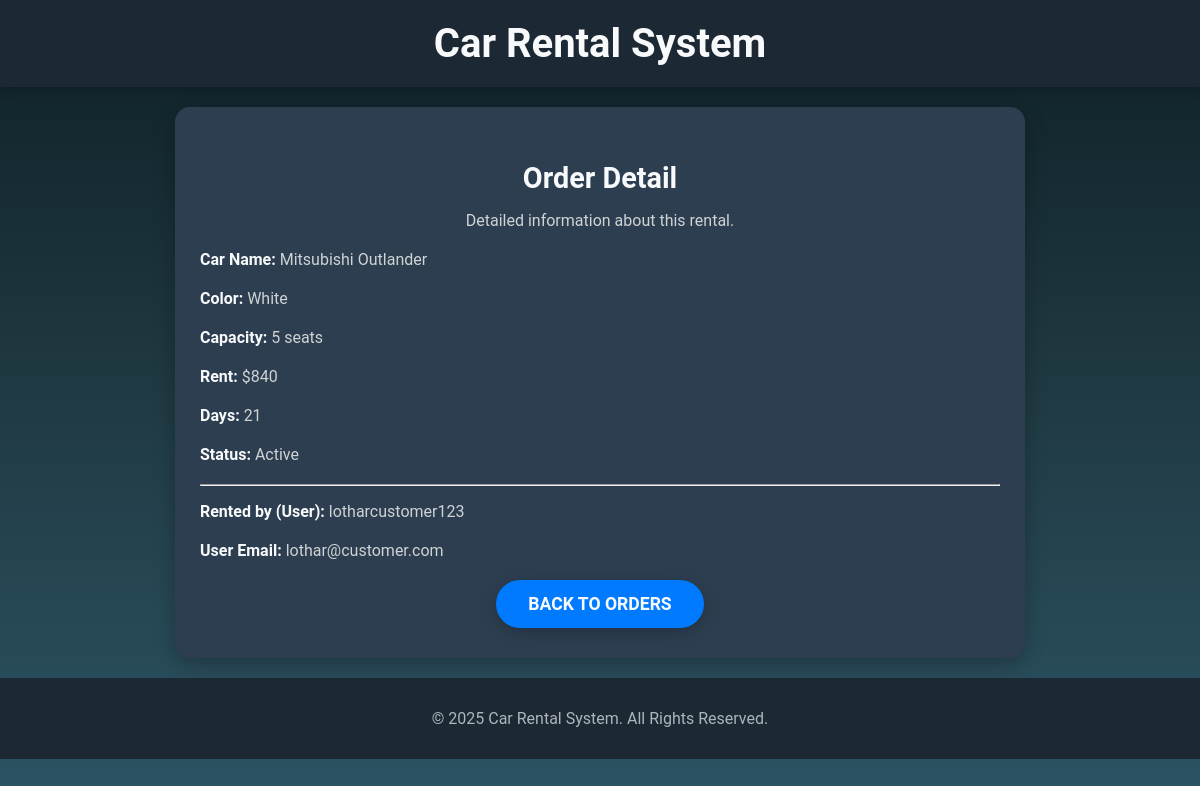
The app's page /customer_portal/order_detail/9/ (signed in) with its own data.
### customer_portal/models.py (models this page shows)
class Orders(models.Model):
    user = models.ForeignKey(User, on_delete=models.CASCADE)
    car_dealer = models.ForeignKey(CarDealer, on_delete=models.CASCADE)
    rent = models.CharField(max_length=8)
    vehicle = models.ForeignKey(
        Vehicles,
        on_delete=models.SET_NULL,  # Zmiana z PROTECT na SET_NULL
        null=True,
        blank=True  # Opcjonalne, pozwala na pozostawienie pola pustego w formularzach
    )
    days = models.CharField(max_length=3)
    is_complete = models.BooleanField(default=False)

### car_dealer_portal/models.py (models this page shows, shortened)
class Vehicles(models.Model):
    car_name = models.CharField(max_length=20)
    color = models.CharField(max_length=10)
    dealer = models.ForeignKey(CarDealer, on_delete=models.PROTECT)
    area = models.ForeignKey(Area, on_delete=models.SET_NULL, null=True)
    capacity = models.CharField(max_length=2)
    is_available = models.BooleanField(default=True)
    description = models.CharField(max_length=100)
    price = models.PositiveIntegerField(default=0)
    photo = models.ImageField(upload_to='vehicles/', null=True, blank=True)

### customer_portal/views.py (the view)
# urls.py: url(r'^order_detail/(?P<order_id>\d+)/$', order_detail, name='order_detail'),
@login_required
def order_detail(request, order_id):
    order = get_object_or_404(Orders, id=order_id, user=request.user)
    context = {
        'order': order
    }
    return render(request, 'customer/order_detail.html', context)

### customer_portal/templates/customer/order_detail.html
{% extends 'customer/base.html' %}
{% load static %}
{% block content %}
<div class="container">
  <div class="card">
    <h2>Order Detail</h2>
    <p>Detailed information about this rental.</p>
    <div style="text-align: left; margin-top: 20px;">
      <p><strong>Car Name:</strong> {{ order.vehicle.car_name }}</p>
      <p><strong>Color:</strong> {{ order.vehicle.color }}</p>
      <p><strong>Capacity:</strong> {{ order.vehicle.capacity }} seats</p>
      <p><strong>Rent:</strong> ${{ order.rent }}</p>
      <p><strong>Days:</strong> {{ order.days }}</p>
      <p><strong>Status:</strong>
        {% if order.is_complete %}Completed{% else %}Active{% endif %}
      </p>
      <hr>
      <p><strong>Rented by (User):</strong> {{ order.user.username }}</p>
      <p><strong>User Email:</strong> {{ order.user.email }}</p>
    </div>
    <div class="additional-links" style="margin-top: 20px;">
      <a href="{% url 'customer_portal:manage' %}" class="btn-custom">Back to Orders</a>
    </div>
  </div>
</div>
{% endblock %}

### static/styles.css (style rules this page uses)
body { background: linear-gradient(to bottom, #0F2027, #203A43, #2C5364); color: #f8f9fa; font-family: 'Roboto', sans-serif; margin: 0; padding: 0; }
.container { padding: 20px; display: flex; justify-content: center; align-items: flex-start; flex-wrap: wrap; gap: 30px; max-width: 100%; }
.card { background: #2C3E50; border: none; border-radius: 15px; box-shadow: 0 6px 20px rgba(0, 0, 0, 0.25); text-align: center; width: 100%; max-width: 800px; padding: 30px 25px; color: #f8f9fa; transition: transform 0.3s ease, box-shadow 0.3s ease; }
.card h2 { font-size: 1.8rem; margin-bottom: 15px; }
.card p { font-size: 1rem; color: #d0d3d4; margin-bottom: 20px; }
.card p strong { color: #f8f9fa; font-weight: bold; }
.btn-custom { background: #007bff; color: #f8f9fa; padding: 12px 30px; font-size: 1.1rem; font-weight: bold; border-radius: 30px; text-transform: uppercase; border: 2px solid transparent; transition: background 0.3s ease, transform 0.3s ease, border-color 0.3s ease; cursor: pointer; display: inline-block; box-shadow: 0 4px 15px rgba(0, 0, 0, 0.2); text-decoration: none; }
body { display: flex; flex-direction: column; }

### records on screen
Orders: vehicle.car_name "Mitsubishi Outlander", vehicle.color "White", vehicle.capacity "5", rent "840", days "21", user.username "lotharcustomer123", user.email "lothar@customer.com"
